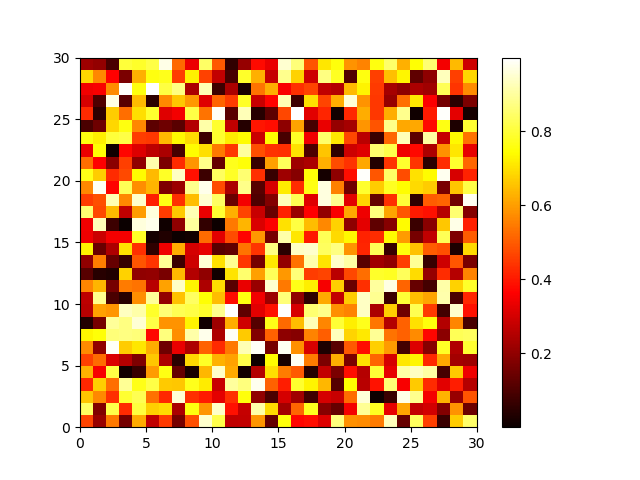

Reproduce this figure in Python.
import numpy
import matplotlib.pyplot as plt
x = numpy.linspace(0,3,20)
y = numpy.linspace(0,9,20)
plt.plot(x,y)
plt.plot(x,y,'o')
plt.grid()
plt.figure()
image = numpy.random.rand(30,30)
plt.imshow(image)
plt.gray()
plt.figure()
plt.pcolor(image)
plt.hot()
plt.colorbar()
plt.show()
